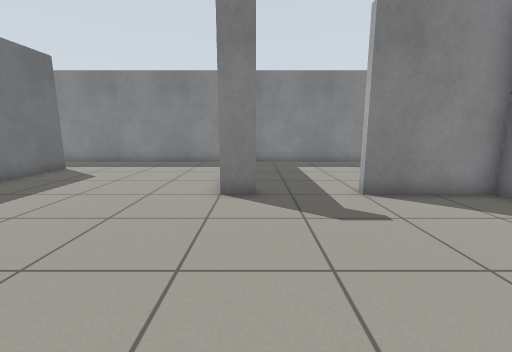
[1] (above)

16 first-person views from a walk through a Gazebo world. The camera is 0.88 m above the floor, tilts 10° down and sees 90° across. The floor is counted in squares, 0.5 m on a side. Each view is taken from the middle of a square. On the plan, view 1 faces up. The plan holds only what a view shows up to about 14 squares ahead; the rest is blank.

[2]
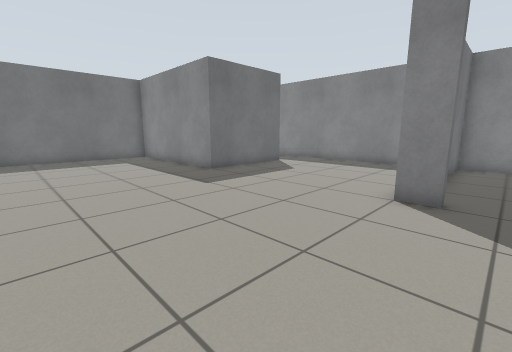

[3]
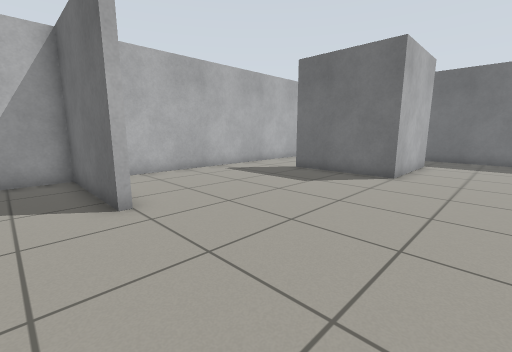

[4]
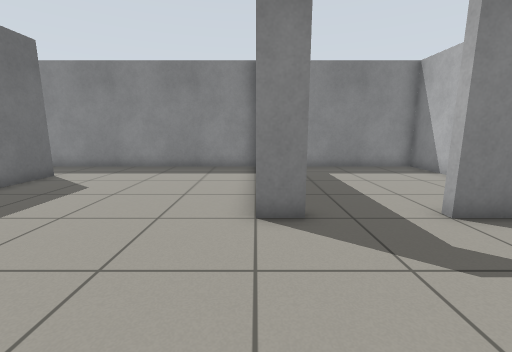

[5]
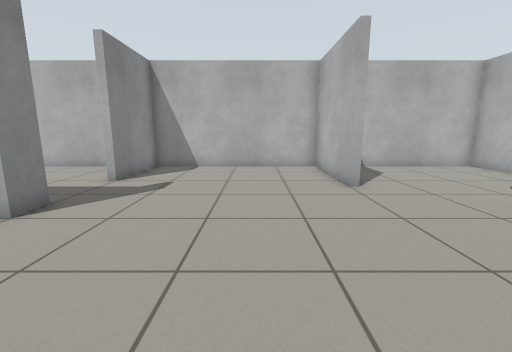

[6]
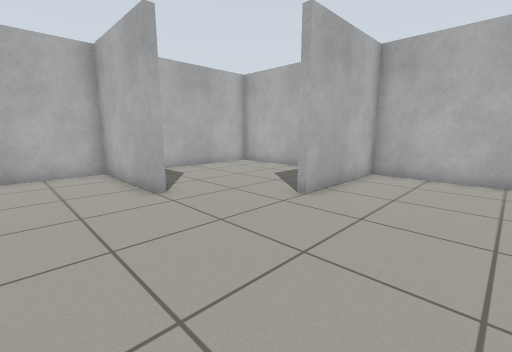

[7]
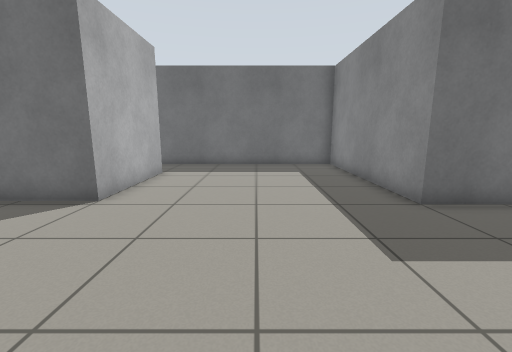

[8]
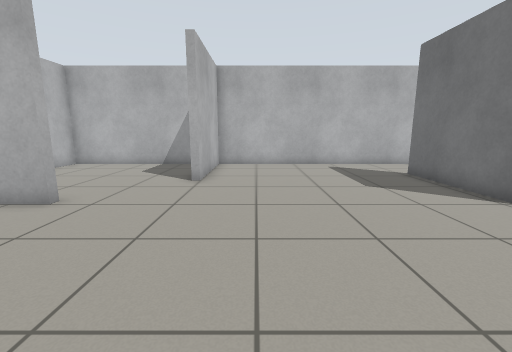

[9]
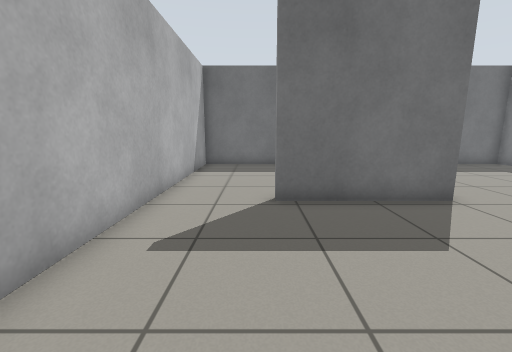

[10]
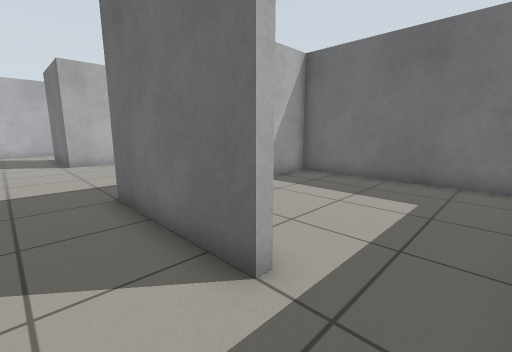

[11]
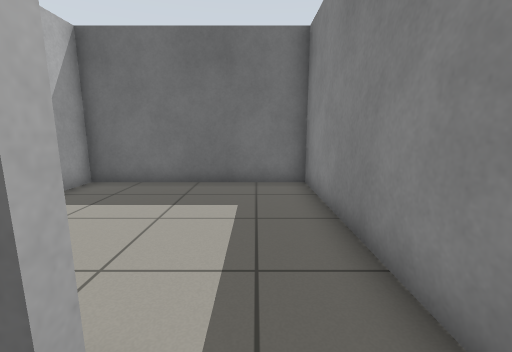

[12]
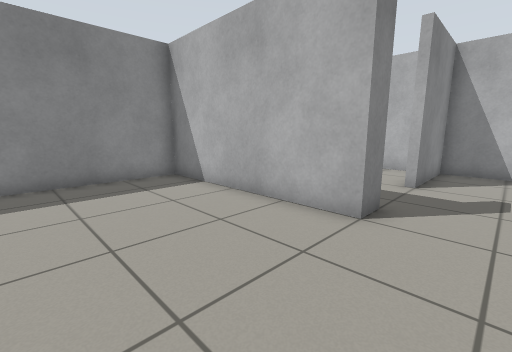

[13]
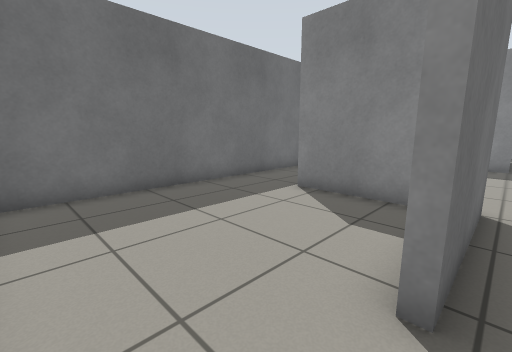

[14]
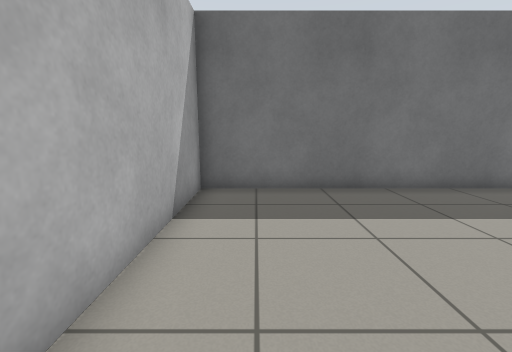

[15]
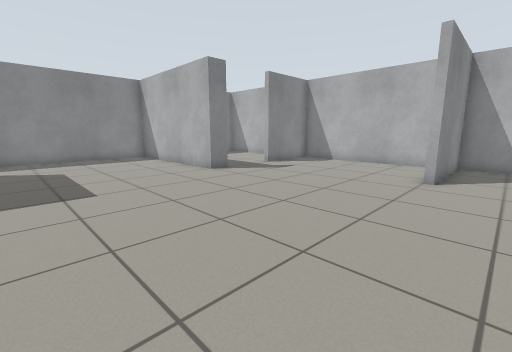

[16]
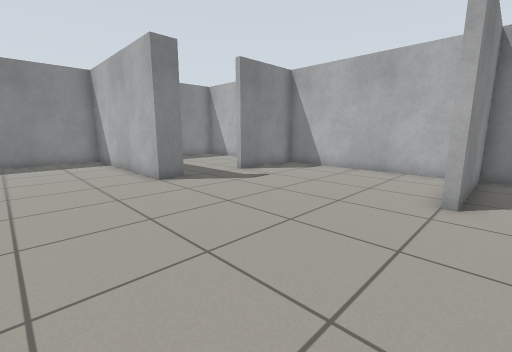

### Floor plan
Ten units are one square. View 1 is at (0, 0); x grows to the right and y downward. Boxes are objects, and circles mark ways between rooms. Rooms are numbered by the first view taken in them; rooms with no view inside come last. Other rooms are left out.
<svg viewBox="-172 -152 244 244">
<path fill="none" stroke="#000" d="M1 -70 -10 -70 -10 -147 -95 -147M20 10 67 10 67 -70 30 -70 30 -74M-139 10 -93 10 -93 55M-90 -121 -90 -70 -167 -70 -167 5M-85 87 -10 87 -10 40 -7 40M-105 13 -139 13M-167 5 -167 87 -85 87M-7 40 -7 87 67 87 67 13 20 13 20 10M67 -81 67 -147 -7 -147 -7 -124M-95 -147 -167 -147 -167 -73 -146 -73"/>
<circle cx="-150" cy="10" r="3" fill="#2a7"/>
<circle cx="-90" cy="70" r="3" fill="#2a7"/>
<circle cx="8" cy="20" r="3" fill="#2a7"/>
<circle cx="20" cy="-70" r="3" fill="#2a7"/>
<circle cx="-90" cy="-135" r="3" fill="#2a7"/>
<text x="-50" y="-30">1</text>
<text x="-130" y="50">2</text>
<text x="30" y="50">3</text>
<text x="30" y="-110">4</text>
<text x="-130" y="-110">5</text>
</svg>
Room 1 opens to room 2. Room 1 opens to room 3. Room 1 opens to room 4. Room 1 opens to room 5.

Where each view was taken, in squares from view 1:
view 1: 0 up, 0 right, facing up
view 2: 0 up, 1 right, facing up-left
view 3: 2 up, 1 right, facing down-left
view 4: 2 up, 1 left, facing up
view 5: 2 up, 6 left, facing right
view 6: 2 up, 5 left, facing down-right
view 7: 3 up, 3 left, facing left
view 8: 5 up, 3 left, facing down
view 9: 6 down, 3 left, facing left
view 10: 14 up, 7 left, facing down-left
view 11: 13 up, 8 left, facing left
view 12: 5 up, 6 left, facing up-right
view 13: 8 down, 9 left, facing up-left
view 14: 7 down, 9 left, facing left
view 15: 3 down, 8 left, facing up-right
view 16: 2 down, 5 left, facing up-right
